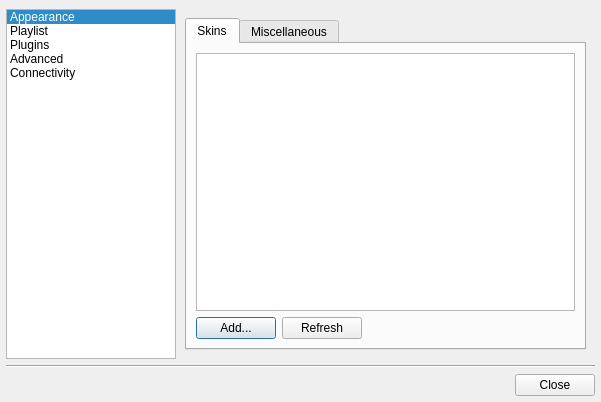
<?xml version="1.0" encoding="UTF-8"?>
<ui version="4.0">
 <class>ConfigDialog</class>
 <widget class="QDialog" name="ConfigDialog">
  <property name="geometry">
   <rect>
    <x>0</x>
    <y>0</y>
    <width>601</width>
    <height>402</height>
   </rect>
  </property>
  <property name="windowTitle">
   <string>Qmmp Settings</string>
  </property>
  <layout class="QVBoxLayout">
   <property name="spacing">
    <number>6</number>
   </property>
   <property name="leftMargin">
    <number>6</number>
   </property>
   <property name="topMargin">
    <number>9</number>
   </property>
   <property name="rightMargin">
    <number>6</number>
   </property>
   <property name="bottomMargin">
    <number>6</number>
   </property>
   <item>
    <layout class="QHBoxLayout">
     <property name="spacing">
      <number>0</number>
     </property>
     <property name="margin">
      <number>0</number>
     </property>
     <item>
      <widget class="QListWidget" name="contentsWidget">
       <property name="sizePolicy">
        <sizepolicy hsizetype="Expanding" vsizetype="Expanding">
         <horstretch>0</horstretch>
         <verstretch>0</verstretch>
        </sizepolicy>
       </property>
       <property name="maximumSize">
        <size>
         <width>170</width>
         <height>16777215</height>
        </size>
       </property>
       <property name="iconSize">
        <size>
         <width>38</width>
         <height>38</height>
        </size>
       </property>
       <property name="movement">
        <enum>QListView::Static</enum>
       </property>
       <property name="flow">
        <enum>QListView::TopToBottom</enum>
       </property>
       <property name="isWrapping" stdset="0">
        <bool>false</bool>
       </property>
       <property name="resizeMode">
        <enum>QListView::Adjust</enum>
       </property>
       <property name="spacing">
        <number>2</number>
       </property>
       <property name="viewMode">
        <enum>QListView::ListMode</enum>
       </property>
       <property name="uniformItemSizes">
        <bool>false</bool>
       </property>
       <property name="batchSize">
        <number>100</number>
       </property>
       <property name="wordWrap">
        <bool>false</bool>
       </property>
       <property name="currentRow">
        <number>0</number>
       </property>
       <item>
        <property name="text">
         <string>Appearance</string>
        </property>
        <property name="icon">
         <iconset resource="../images/images.qrc">
          <normaloff>:/interface.png</normaloff>:/interface.png</iconset>
        </property>
       </item>
       <item>
        <property name="text">
         <string>Playlist</string>
        </property>
        <property name="icon">
         <iconset resource="../images/images.qrc">
          <normaloff>:/playlist.png</normaloff>:/playlist.png</iconset>
        </property>
       </item>
       <item>
        <property name="text">
         <string>Plugins</string>
        </property>
        <property name="icon">
         <iconset resource="../images/images.qrc">
          <normaloff>:/plugins.png</normaloff>:/plugins.png</iconset>
        </property>
       </item>
       <item>
        <property name="text">
         <string>Advanced</string>
        </property>
        <property name="icon">
         <iconset resource="../images/images.qrc">
          <normaloff>:/advanced.png</normaloff>:/advanced.png</iconset>
        </property>
       </item>
       <item>
        <property name="text">
         <string>Connectivity</string>
        </property>
        <property name="icon">
         <iconset resource="../images/images.qrc">
          <normaloff>:/network.png</normaloff>:/network.png</iconset>
        </property>
       </item>
      </widget>
     </item>
     <item>
      <widget class="QStackedWidget" name="stackedWidget">
       <property name="sizePolicy">
        <sizepolicy hsizetype="Preferred" vsizetype="Preferred">
         <horstretch>0</horstretch>
         <verstretch>0</verstretch>
        </sizepolicy>
       </property>
       <property name="frameShadow">
        <enum>QFrame::Raised</enum>
       </property>
       <property name="currentIndex">
        <number>0</number>
       </property>
       <widget class="QWidget" name="widget1">
        <layout class="QVBoxLayout" name="verticalLayout_4">
         <item>
          <widget class="QTabWidget" name="tabWidget">
           <property name="currentIndex">
            <number>0</number>
           </property>
           <widget class="QWidget" name="tab_4">
            <attribute name="title">
             <string>Skins</string>
            </attribute>
            <layout class="QGridLayout" name="gridLayout">
             <item row="0" column="0" colspan="4">
              <widget class="QListWidget" name="listWidget">
               <property name="alternatingRowColors">
                <bool>true</bool>
               </property>
               <property name="movement">
                <enum>QListView::Static</enum>
               </property>
               <property name="flow">
                <enum>QListView::TopToBottom</enum>
               </property>
               <property name="viewMode">
                <enum>QListView::ListMode</enum>
               </property>
               <property name="modelColumn">
                <number>0</number>
               </property>
              </widget>
             </item>
             <item row="1" column="0" colspan="2">
              <widget class="QPushButton" name="skinInstallButton">
               <property name="minimumSize">
                <size>
                 <width>0</width>
                 <height>0</height>
                </size>
               </property>
               <property name="text">
                <string>Add...</string>
               </property>
              </widget>
             </item>
             <item row="1" column="2">
              <widget class="QPushButton" name="skinReloadButton">
               <property name="minimumSize">
                <size>
                 <width>0</width>
                 <height>0</height>
                </size>
               </property>
               <property name="text">
                <string>Refresh</string>
               </property>
              </widget>
             </item>
             <item row="1" column="3">
              <spacer name="horizontalSpacer">
               <property name="orientation">
                <enum>Qt::Horizontal</enum>
               </property>
               <property name="sizeHint" stdset="0">
                <size>
                 <width>40</width>
                 <height>20</height>
                </size>
               </property>
              </spacer>
             </item>
            </layout>
           </widget>
           <widget class="QWidget" name="tab_5">
            <attribute name="title">
             <string>Miscellaneous</string>
            </attribute>
            <layout class="QVBoxLayout" name="verticalLayout_6">
             <item>
              <widget class="QGroupBox" name="plGroupBox">
               <property name="sizePolicy">
                <sizepolicy hsizetype="Preferred" vsizetype="Fixed">
                 <horstretch>0</horstretch>
                 <verstretch>0</verstretch>
                </sizepolicy>
               </property>
               <property name="title">
                <string>Fonts</string>
               </property>
               <layout class="QGridLayout" name="gridLayout_2">
                <item row="0" column="0">
                 <widget class="QLabel" name="label">
                  <property name="sizePolicy">
                   <sizepolicy hsizetype="Preferred" vsizetype="Preferred">
                    <horstretch>0</horstretch>
                    <verstretch>0</verstretch>
                   </sizepolicy>
                  </property>
                  <property name="maximumSize">
                   <size>
                    <width>80</width>
                    <height>16777215</height>
                   </size>
                  </property>
                  <property name="text">
                   <string>Player:</string>
                  </property>
                  <property name="alignment">
                   <set>Qt::AlignLeading|Qt::AlignLeft|Qt::AlignVCenter</set>
                  </property>
                 </widget>
                </item>
                <item row="0" column="1">
                 <widget class="QLabel" name="mainFontLabel">
                  <property name="sizePolicy">
                   <sizepolicy hsizetype="Expanding" vsizetype="Preferred">
                    <horstretch>0</horstretch>
                    <verstretch>0</verstretch>
                   </sizepolicy>
                  </property>
                  <property name="frameShape">
                   <enum>QFrame::StyledPanel</enum>
                  </property>
                  <property name="frameShadow">
                   <enum>QFrame::Sunken</enum>
                  </property>
                  <property name="text">
                   <string>???</string>
                  </property>
                 </widget>
                </item>
                <item row="0" column="2">
                 <widget class="QToolButton" name="mainFontButton">
                  <property name="text">
                   <string>...</string>
                  </property>
                 </widget>
                </item>
                <item row="1" column="0">
                 <widget class="QLabel" name="label_2">
                  <property name="sizePolicy">
                   <sizepolicy hsizetype="Preferred" vsizetype="Preferred">
                    <horstretch>0</horstretch>
                    <verstretch>0</verstretch>
                   </sizepolicy>
                  </property>
                  <property name="maximumSize">
                   <size>
                    <width>80</width>
                    <height>16777215</height>
                   </size>
                  </property>
                  <property name="text">
                   <string>Playlist:</string>
                  </property>
                  <property name="alignment">
                   <set>Qt::AlignLeading|Qt::AlignLeft|Qt::AlignVCenter</set>
                  </property>
                 </widget>
                </item>
                <item row="1" column="1">
                 <widget class="QLabel" name="plFontLabel">
                  <property name="sizePolicy">
                   <sizepolicy hsizetype="Expanding" vsizetype="Preferred">
                    <horstretch>0</horstretch>
                    <verstretch>0</verstretch>
                   </sizepolicy>
                  </property>
                  <property name="frameShape">
                   <enum>QFrame::StyledPanel</enum>
                  </property>
                  <property name="frameShadow">
                   <enum>QFrame::Sunken</enum>
                  </property>
                  <property name="text">
                   <string>???</string>
                  </property>
                 </widget>
                </item>
                <item row="1" column="2">
                 <widget class="QToolButton" name="plFontButton">
                  <property name="text">
                   <string>...</string>
                  </property>
                 </widget>
                </item>
                <item row="2" column="0" colspan="3">
                 <widget class="QCheckBox" name="useBitmapCheckBox">
                  <property name="text">
                   <string>Use bitmap font if available</string>
                  </property>
                 </widget>
                </item>
               </layout>
              </widget>
             </item>
             <item>
              <widget class="QGroupBox" name="groupBox">
               <property name="title">
                <string>Skin Options</string>
               </property>
               <layout class="QVBoxLayout" name="verticalLayout_5">
                <item>
                 <widget class="QCheckBox" name="skinCursorsCheckBox">
                  <property name="text">
                   <string>Use skin cursors</string>
                  </property>
                 </widget>
                </item>
                <item>
                 <widget class="QCheckBox" name="doubleSizeCheckBox">
                  <property name="text">
                   <string>Double size</string>
                  </property>
                 </widget>
                </item>
               </layout>
              </widget>
             </item>
             <item>
              <spacer name="verticalSpacer">
               <property name="orientation">
                <enum>Qt::Vertical</enum>
               </property>
               <property name="sizeHint" stdset="0">
                <size>
                 <width>20</width>
                 <height>160</height>
                </size>
               </property>
              </spacer>
             </item>
            </layout>
           </widget>
          </widget>
         </item>
        </layout>
       </widget>
       <widget class="QWidget" name="page">
        <layout class="QVBoxLayout" name="verticalLayout">
         <item>
          <widget class="QGroupBox" name="groupBox_3">
           <property name="title">
            <string>Metadata</string>
           </property>
           <layout class="QGridLayout">
            <property name="margin">
             <number>9</number>
            </property>
            <property name="spacing">
             <number>6</number>
            </property>
            <item row="0" column="0">
             <widget class="QCheckBox" name="metadataCheckBox">
              <property name="text">
               <string>Load metadata from files</string>
              </property>
             </widget>
            </item>
           </layout>
          </widget>
         </item>
         <item>
          <widget class="QGroupBox" name="groupBox_2">
           <property name="title">
            <string>Song Display</string>
           </property>
           <layout class="QGridLayout" name="gridLayout_3">
            <item row="0" column="0">
             <widget class="QLabel" name="label_4">
              <property name="text">
               <string>Title format:</string>
              </property>
              <property name="alignment">
               <set>Qt::AlignRight|Qt::AlignTrailing|Qt::AlignVCenter</set>
              </property>
             </widget>
            </item>
            <item row="0" column="1">
             <widget class="QLineEdit" name="formatLineEdit"/>
            </item>
            <item row="0" column="2">
             <widget class="QToolButton" name="titleButton">
              <property name="text">
               <string>...</string>
              </property>
             </widget>
            </item>
            <item row="1" column="0" colspan="3">
             <widget class="QCheckBox" name="underscoresCheckBox">
              <property name="text">
               <string>Convert underscores to blanks</string>
              </property>
             </widget>
            </item>
            <item row="2" column="0" colspan="3">
             <widget class="QCheckBox" name="per20CheckBox">
              <property name="text">
               <string>Convert %20 to blanks</string>
              </property>
             </widget>
            </item>
            <item row="3" column="0" colspan="3">
             <widget class="QCheckBox" name="protocolCheckBox">
              <property name="text">
               <string>Show protocol</string>
              </property>
             </widget>
            </item>
            <item row="4" column="0" colspan="3">
             <widget class="QCheckBox" name="numbersCheckBox">
              <property name="text">
               <string>Show song numbers</string>
              </property>
             </widget>
            </item>
           </layout>
          </widget>
         </item>
         <item>
          <spacer>
           <property name="orientation">
            <enum>Qt::Vertical</enum>
           </property>
           <property name="sizeHint" stdset="0">
            <size>
             <width>387</width>
             <height>101</height>
            </size>
           </property>
          </spacer>
         </item>
        </layout>
       </widget>
       <widget class="QWidget" name="widget">
        <layout class="QGridLayout">
         <property name="leftMargin">
          <number>9</number>
         </property>
         <property name="topMargin">
          <number>5</number>
         </property>
         <property name="rightMargin">
          <number>0</number>
         </property>
         <property name="bottomMargin">
          <number>0</number>
         </property>
         <property name="spacing">
          <number>6</number>
         </property>
         <item row="1" column="0">
          <widget class="QPushButton" name="preferencesButton">
           <property name="minimumSize">
            <size>
             <width>0</width>
             <height>0</height>
            </size>
           </property>
           <property name="text">
            <string>Preferences</string>
           </property>
          </widget>
         </item>
         <item row="1" column="1">
          <widget class="QPushButton" name="informationButton">
           <property name="minimumSize">
            <size>
             <width>0</width>
             <height>0</height>
            </size>
           </property>
           <property name="text">
            <string>Information</string>
           </property>
          </widget>
         </item>
         <item row="1" column="2">
          <spacer>
           <property name="orientation">
            <enum>Qt::Horizontal</enum>
           </property>
           <property name="sizeHint" stdset="0">
            <size>
             <width>101</width>
             <height>20</height>
            </size>
           </property>
          </spacer>
         </item>
         <item row="0" column="0" colspan="3">
          <widget class="QTabWidget" name="pluginsTab">
           <property name="tabPosition">
            <enum>QTabWidget::North</enum>
           </property>
           <property name="tabShape">
            <enum>QTabWidget::Rounded</enum>
           </property>
           <property name="currentIndex">
            <number>0</number>
           </property>
           <widget class="QWidget" name="Input">
            <attribute name="title">
             <string>Input</string>
            </attribute>
            <layout class="QHBoxLayout" name="horizontalLayout_2">
             <item>
              <widget class="QTableWidget" name="inputPluginTable">
               <property name="selectionMode">
                <enum>QAbstractItemView::SingleSelection</enum>
               </property>
               <property name="selectionBehavior">
                <enum>QAbstractItemView::SelectRows</enum>
               </property>
               <property name="rowCount">
                <number>0</number>
               </property>
               <property name="columnCount">
                <number>0</number>
               </property>
              </widget>
             </item>
            </layout>
           </widget>
           <widget class="QWidget" name="Output">
            <attribute name="title">
             <string>Output</string>
            </attribute>
            <layout class="QHBoxLayout" name="horizontalLayout">
             <item>
              <widget class="QTableWidget" name="outputPluginTable">
               <property name="selectionMode">
                <enum>QAbstractItemView::SingleSelection</enum>
               </property>
               <property name="selectionBehavior">
                <enum>QAbstractItemView::SelectRows</enum>
               </property>
              </widget>
             </item>
            </layout>
           </widget>
           <widget class="QWidget" name="tab">
            <attribute name="title">
             <string>Visualization</string>
            </attribute>
            <layout class="QHBoxLayout">
             <item>
              <widget class="QTableWidget" name="visualPluginTable">
               <property name="selectionMode">
                <enum>QAbstractItemView::SingleSelection</enum>
               </property>
               <property name="selectionBehavior">
                <enum>QAbstractItemView::SelectRows</enum>
               </property>
              </widget>
             </item>
            </layout>
           </widget>
           <widget class="QWidget" name="tab_2">
            <attribute name="title">
             <string>Effects</string>
            </attribute>
            <layout class="QVBoxLayout">
             <item>
              <widget class="QTableWidget" name="effectPluginTable">
               <property name="selectionMode">
                <enum>QAbstractItemView::SingleSelection</enum>
               </property>
               <property name="selectionBehavior">
                <enum>QAbstractItemView::SelectRows</enum>
               </property>
              </widget>
             </item>
            </layout>
           </widget>
           <widget class="QWidget" name="tab_3">
            <attribute name="title">
             <string>General</string>
            </attribute>
            <layout class="QVBoxLayout">
             <item>
              <widget class="QTableWidget" name="generalPluginTable">
               <property name="selectionMode">
                <enum>QAbstractItemView::SingleSelection</enum>
               </property>
               <property name="selectionBehavior">
                <enum>QAbstractItemView::SelectRows</enum>
               </property>
              </widget>
             </item>
            </layout>
           </widget>
          </widget>
         </item>
        </layout>
       </widget>
       <widget class="QWidget" name="page_2">
        <layout class="QGridLayout" name="gridLayout_5">
         <item row="0" column="0" colspan="2">
          <widget class="QGroupBox" name="groupBox_6">
           <property name="title">
            <string>Audio</string>
           </property>
           <layout class="QVBoxLayout">
            <item>
             <widget class="QCheckBox" name="softVolumeCheckBox">
              <property name="text">
               <string>Use software volume control</string>
              </property>
             </widget>
            </item>
           </layout>
          </widget>
         </item>
         <item row="1" column="0">
          <widget class="QGroupBox" name="visibilityGroupBox">
           <property name="title">
            <string>Visibility Control</string>
           </property>
           <layout class="QVBoxLayout" name="verticalLayout_3">
            <item>
             <widget class="QCheckBox" name="hideOnCloseCheckBox">
              <property name="text">
               <string>Hide on close</string>
              </property>
             </widget>
            </item>
            <item>
             <widget class="QCheckBox" name="hiddenCheckBox">
              <property name="text">
               <string>Start hidden</string>
              </property>
             </widget>
            </item>
           </layout>
          </widget>
         </item>
         <item row="1" column="1">
          <widget class="QGroupBox" name="groupBox_8">
           <property name="title">
            <string>Compatibility</string>
           </property>
           <layout class="QVBoxLayout" name="verticalLayout_2">
            <item>
             <widget class="QCheckBox" name="openboxCheckBox">
              <property name="text">
               <string>Openbox compatibility</string>
              </property>
             </widget>
            </item>
           </layout>
          </widget>
         </item>
         <item row="2" column="0" colspan="2">
          <widget class="QGroupBox" name="groupBox_4">
           <property name="title">
            <string>File Dialog</string>
           </property>
           <layout class="QHBoxLayout">
            <item>
             <widget class="QComboBox" name="fileDialogComboBox"/>
            </item>
            <item>
             <widget class="QPushButton" name="fdInformationButton">
              <property name="text">
               <string>Information</string>
              </property>
             </widget>
            </item>
            <item>
             <spacer>
              <property name="orientation">
               <enum>Qt::Horizontal</enum>
              </property>
              <property name="sizeHint" stdset="0">
               <size>
                <width>40</width>
                <height>20</height>
               </size>
              </property>
             </spacer>
            </item>
           </layout>
          </widget>
         </item>
         <item row="3" column="0" colspan="2">
          <widget class="QGroupBox" name="groupBox_7">
           <property name="title">
            <string>Transparency</string>
           </property>
           <layout class="QGridLayout" name="gridLayout_4">
            <item row="0" column="0">
             <widget class="QLabel" name="label_3">
              <property name="text">
               <string>Main window</string>
              </property>
             </widget>
            </item>
            <item row="0" column="1">
             <widget class="QSlider" name="mwTransparencySlider">
              <property name="maximum">
               <number>90</number>
              </property>
              <property name="orientation">
               <enum>Qt::Horizontal</enum>
              </property>
             </widget>
            </item>
            <item row="0" column="2">
             <widget class="QLabel" name="mwTransparencyLabel">
              <property name="minimumSize">
               <size>
                <width>25</width>
                <height>0</height>
               </size>
              </property>
              <property name="text">
               <string>0</string>
              </property>
             </widget>
            </item>
            <item row="1" column="0">
             <widget class="QLabel" name="label_9">
              <property name="text">
               <string>Equalizer</string>
              </property>
             </widget>
            </item>
            <item row="1" column="1">
             <widget class="QSlider" name="eqTransparencySlider">
              <property name="maximum">
               <number>90</number>
              </property>
              <property name="orientation">
               <enum>Qt::Horizontal</enum>
              </property>
             </widget>
            </item>
            <item row="1" column="2">
             <widget class="QLabel" name="eqTransparencyLabel">
              <property name="text">
               <string>0</string>
              </property>
             </widget>
            </item>
            <item row="2" column="0">
             <widget class="QLabel" name="label_10">
              <property name="text">
               <string>Playlist</string>
              </property>
             </widget>
            </item>
            <item row="2" column="1">
             <widget class="QSlider" name="plTransparencySlider">
              <property name="maximum">
               <number>90</number>
              </property>
              <property name="orientation">
               <enum>Qt::Horizontal</enum>
              </property>
             </widget>
            </item>
            <item row="2" column="2">
             <widget class="QLabel" name="plTransparencyLabel">
              <property name="text">
               <string>0</string>
              </property>
             </widget>
            </item>
           </layout>
          </widget>
         </item>
        </layout>
       </widget>
       <widget class="QWidget" name="network">
        <layout class="QVBoxLayout">
         <property name="leftMargin">
          <number>9</number>
         </property>
         <property name="topMargin">
          <number>5</number>
         </property>
         <property name="rightMargin">
          <number>0</number>
         </property>
         <property name="bottomMargin">
          <number>0</number>
         </property>
         <item>
          <widget class="QGroupBox" name="groupBox_5">
           <property name="title">
            <string>Proxy</string>
           </property>
           <property name="flat">
            <bool>false</bool>
           </property>
           <property name="checkable">
            <bool>false</bool>
           </property>
           <layout class="QGridLayout">
            <item row="0" column="0" colspan="2">
             <widget class="QCheckBox" name="enableProxyCheckBox">
              <property name="text">
               <string>Enable proxy usage</string>
              </property>
             </widget>
            </item>
            <item row="1" column="0">
             <widget class="QLabel" name="label_5">
              <property name="text">
               <string>Proxy host name:</string>
              </property>
              <property name="alignment">
               <set>Qt::AlignRight|Qt::AlignTrailing|Qt::AlignVCenter</set>
              </property>
             </widget>
            </item>
            <item row="1" column="1">
             <widget class="QLineEdit" name="hostLineEdit"/>
            </item>
            <item row="2" column="0">
             <widget class="QLabel" name="label_6">
              <property name="text">
               <string>Proxy port:</string>
              </property>
              <property name="alignment">
               <set>Qt::AlignRight|Qt::AlignTrailing|Qt::AlignVCenter</set>
              </property>
             </widget>
            </item>
            <item row="2" column="1">
             <widget class="QLineEdit" name="portLineEdit"/>
            </item>
            <item row="3" column="0" colspan="2">
             <widget class="QCheckBox" name="authProxyCheckBox">
              <property name="text">
               <string>Use authentication with proxy</string>
              </property>
             </widget>
            </item>
            <item row="4" column="0">
             <widget class="QLabel" name="label_7">
              <property name="text">
               <string>Proxy user name:</string>
              </property>
              <property name="alignment">
               <set>Qt::AlignRight|Qt::AlignTrailing|Qt::AlignVCenter</set>
              </property>
             </widget>
            </item>
            <item row="4" column="1">
             <widget class="QLineEdit" name="proxyUserLineEdit"/>
            </item>
            <item row="5" column="0">
             <widget class="QLabel" name="label_8">
              <property name="text">
               <string>Proxy password:</string>
              </property>
              <property name="alignment">
               <set>Qt::AlignRight|Qt::AlignTrailing|Qt::AlignVCenter</set>
              </property>
             </widget>
            </item>
            <item row="5" column="1">
             <widget class="QLineEdit" name="proxyPasswLineEdit">
              <property name="echoMode">
               <enum>QLineEdit::Password</enum>
              </property>
             </widget>
            </item>
           </layout>
          </widget>
         </item>
         <item>
          <spacer>
           <property name="orientation">
            <enum>Qt::Vertical</enum>
           </property>
           <property name="sizeHint" stdset="0">
            <size>
             <width>20</width>
             <height>40</height>
            </size>
           </property>
          </spacer>
         </item>
        </layout>
       </widget>
      </widget>
     </item>
    </layout>
   </item>
   <item>
    <widget class="Line" name="line">
     <property name="orientation">
      <enum>Qt::Horizontal</enum>
     </property>
    </widget>
   </item>
   <item>
    <layout class="QHBoxLayout">
     <property name="spacing">
      <number>6</number>
     </property>
     <property name="margin">
      <number>0</number>
     </property>
     <item>
      <spacer>
       <property name="orientation">
        <enum>Qt::Horizontal</enum>
       </property>
       <property name="sizeHint" stdset="0">
        <size>
         <width>341</width>
         <height>20</height>
        </size>
       </property>
      </spacer>
     </item>
     <item>
      <widget class="QPushButton" name="closeButton">
       <property name="text">
        <string>Close</string>
       </property>
      </widget>
     </item>
    </layout>
   </item>
  </layout>
 </widget>
 <resources>
  <include location="../images/images.qrc"/>
 </resources>
 <connections>
  <connection>
   <sender>closeButton</sender>
   <signal>clicked()</signal>
   <receiver>ConfigDialog</receiver>
   <slot>accept()</slot>
   <hints>
    <hint type="sourcelabel">
     <x>590</x>
     <y>402</y>
    </hint>
    <hint type="destinationlabel">
     <x>316</x>
     <y>340</y>
    </hint>
   </hints>
  </connection>
  <connection>
   <sender>enableProxyCheckBox</sender>
   <signal>toggled(bool)</signal>
   <receiver>hostLineEdit</receiver>
   <slot>setEnabled(bool)</slot>
   <hints>
    <hint type="sourcelabel">
     <x>305</x>
     <y>52</y>
    </hint>
    <hint type="destinationlabel">
     <x>424</x>
     <y>82</y>
    </hint>
   </hints>
  </connection>
  <connection>
   <sender>enableProxyCheckBox</sender>
   <signal>toggled(bool)</signal>
   <receiver>portLineEdit</receiver>
   <slot>setEnabled(bool)</slot>
   <hints>
    <hint type="sourcelabel">
     <x>506</x>
     <y>56</y>
    </hint>
    <hint type="destinationlabel">
     <x>506</x>
     <y>116</y>
    </hint>
   </hints>
  </connection>
  <connection>
   <sender>authProxyCheckBox</sender>
   <signal>toggled(bool)</signal>
   <receiver>proxyUserLineEdit</receiver>
   <slot>setEnabled(bool)</slot>
   <hints>
    <hint type="sourcelabel">
     <x>318</x>
     <y>142</y>
    </hint>
    <hint type="destinationlabel">
     <x>326</x>
     <y>163</y>
    </hint>
   </hints>
  </connection>
  <connection>
   <sender>authProxyCheckBox</sender>
   <signal>toggled(bool)</signal>
   <receiver>proxyPasswLineEdit</receiver>
   <slot>setEnabled(bool)</slot>
   <hints>
    <hint type="sourcelabel">
     <x>264</x>
     <y>138</y>
    </hint>
    <hint type="destinationlabel">
     <x>580</x>
     <y>197</y>
    </hint>
   </hints>
  </connection>
  <connection>
   <sender>mwTransparencySlider</sender>
   <signal>valueChanged(int)</signal>
   <receiver>mwTransparencyLabel</receiver>
   <slot>setNum(int)</slot>
   <hints>
    <hint type="sourcelabel">
     <x>489</x>
     <y>285</y>
    </hint>
    <hint type="destinationlabel">
     <x>553</x>
     <y>284</y>
    </hint>
   </hints>
  </connection>
  <connection>
   <sender>eqTransparencySlider</sender>
   <signal>valueChanged(int)</signal>
   <receiver>eqTransparencyLabel</receiver>
   <slot>setNum(int)</slot>
   <hints>
    <hint type="sourcelabel">
     <x>519</x>
     <y>305</y>
    </hint>
    <hint type="destinationlabel">
     <x>549</x>
     <y>309</y>
    </hint>
   </hints>
  </connection>
  <connection>
   <sender>plTransparencySlider</sender>
   <signal>valueChanged(int)</signal>
   <receiver>plTransparencyLabel</receiver>
   <slot>setNum(int)</slot>
   <hints>
    <hint type="sourcelabel">
     <x>511</x>
     <y>327</y>
    </hint>
    <hint type="destinationlabel">
     <x>549</x>
     <y>330</y>
    </hint>
   </hints>
  </connection>
 </connections>
</ui>
